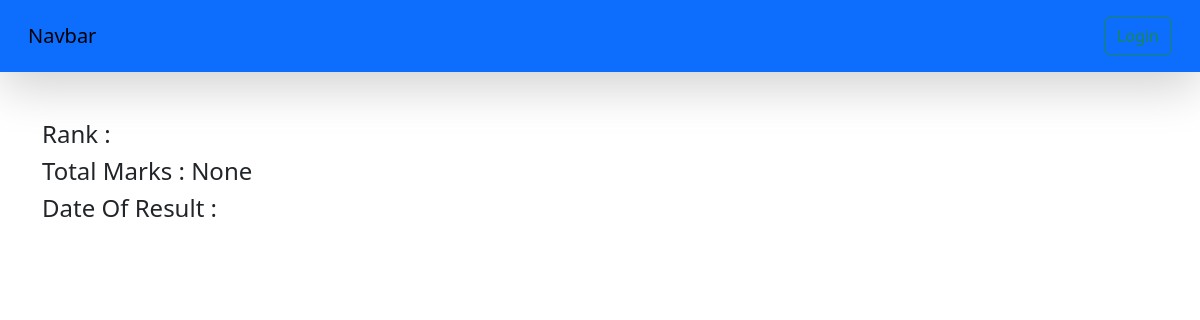
The app's page /result/STU-0451/, older data.
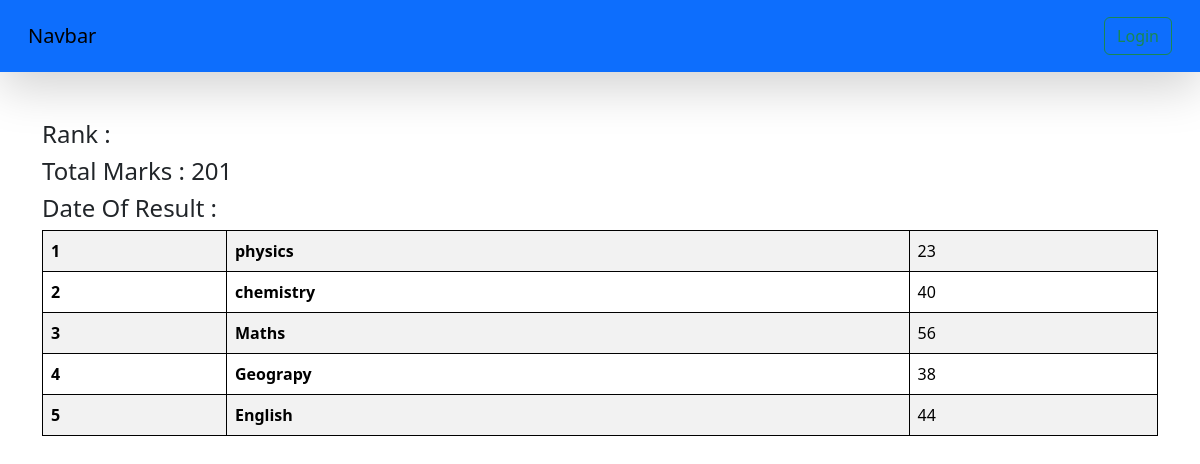
The same page, newer data.
### vege/models.py (models this page shows, shortened)
class subjectMarks(models.Model):
    student = models.ForeignKey(Student, related_name="studentmarks", on_delete=models.CASCADE)
    subject = models.ForeignKey(Subject, on_delete=models.CASCADE)
    marks = models.IntegerField()
    class Meta:
        unique_together = ['student', 'subject']

class Subject(models.Model):
    Subject_name = models.CharField(max_length=100)

### vege/views.py (the view)
# urls.py: path('result/<student_id>/',see_marks,name='see_marks'),
def see_marks(request, student_id):
    queryset = subjectMarks.objects.filter(student__student_id__student_id = student_id)
    total_marks = queryset.aggregate(total_marks = Sum('marks'))
    return render(request, 'report/see_marks.html', {'queryset':queryset , 'total_marks':total_marks})

### vege/templates/report/see_marks.html
{%extends "base.html"%}
{% block start %}
 <div class="container mt-5">
         <h4>Rank : {{ queryset.first.student.reportcard.first.student_rank }}</h4>
         <h4>Total Marks : {{ total_marks.total_marks }}</h4>
         <h4>Date Of Result : {{ queryset.first.student.reportcard.first.date_of_reportcard }}</h4>
        <table class="table table-striped">
            <tbody>
                {% for marks in queryset %}
              <tr>
                <th scope="row">{{forloop.counter}}</th>
                <td><b>{{marks.subject.Subject_name}}</b></td>
                <td>{{marks.marks}}</td>
              </tr>
              {% endfor %}
            </tbody>
        </table>
    </div>
{% endblock %}

Row changes from the older to the newer data that the page shows:
added subjectMarks: subject.Subject_name "physics", marks "23"
added subjectMarks: subject.Subject_name "chemistry", marks "40"
added subjectMarks: subject.Subject_name "Maths", marks "56"
added subjectMarks: subject.Subject_name "Geograpy", marks "38"
added subjectMarks: subject.Subject_name "English", marks "44"
Text that changed along with them:
{{ total_marks.total_marks }}: "None" → "201"
